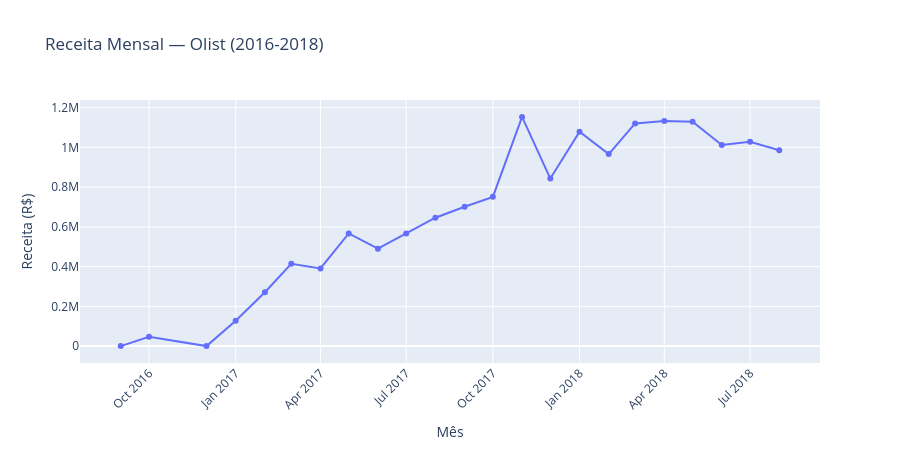

The notebook cell this image was saved under:
### Code cell
df_entregues = df_entregues.copy()
df_entregues["mes"] = df_entregues["order_purchase_timestamp"].dt.to_period("M").astype(str)

receita_mensal = df_entregues.groupby("mes")["payment_value"].sum().reset_index()
receita_mensal.columns = ["mes", "receita"]

fig = px.line(
    receita_mensal,
    x="mes", y="receita",
    title="Receita Mensal — Olist (2016-2018)",
    labels={"mes": "Mês", "receita": "Receita (R$)"},
    markers=True,
    height=450,
)
fig.update_layout(xaxis_tickangle=-45)
fig.show()

print(f"\nMelhor mês: {receita_mensal.loc[receita_mensal['receita'].idxmax(), 'mes']} — R$ {receita_mensal['receita'].max():,.2f}")
print(f"Pior mês:   {receita_mensal.loc[receita_mensal['receita'].idxmin(), 'mes']} — R$ {receita_mensal['receita'].min():,.2f}")

### Figure 1 — Plotly figure (JSON) as saved in the notebook; plotly's stock layout.template omitted (floating-point values rounded to 4 significant figures)
{"data": [{"hovertemplate": "Mês=%{x}<br>Receita (R$)=%{y}<extra></extra>", "legendgroup": "", "line": {"color": "#636efa", "dash": "solid"}, "marker": {"symbol": "circle"}, "mode": "lines+markers", "name": "", "orientation": "v", "showlegend": false, "type": "scatter", "x": ["2016-09", "2016-10", "2016-12", "2017-01", "2017-02", "2017-03", "2017-04", "2017-05", "2017-06", "2017-07", "2017-08", "2017-09", "2017-10", "2017-11", "2017-12", "2018-01", "2018-02", "2018-03", "2018-04", "2018-05", "2018-06", "2018-07", "2018-08"], "xaxis": "x", "y": [0.0, 46570.0, 19.62, 127500.0, 271300.0, 414400.0, 391000.0, 567100.0, 490200.0, 566400.0, 646000.0, 701200.0, 751100.0, 1154000.0, 843200.0, 1079000.0, 966500.0, 1121000.0, 1133000.0, 1129000.0, 1012000.0, 1028000.0, 985400.0], "yaxis": "y"}], "layout": {"height": 450, "legend": {"tracegroupgap": 0}, "title": {"text": "Receita Mensal — Olist (2016-2018)"}, "xaxis": {"anchor": "y", "domain": [0, 1], "tickangle": -45, "title": {"text": "Mês"}}, "yaxis": {"anchor": "x", "domain": [0, 1], "title": {"text": "Receita (R$)"}}}}
